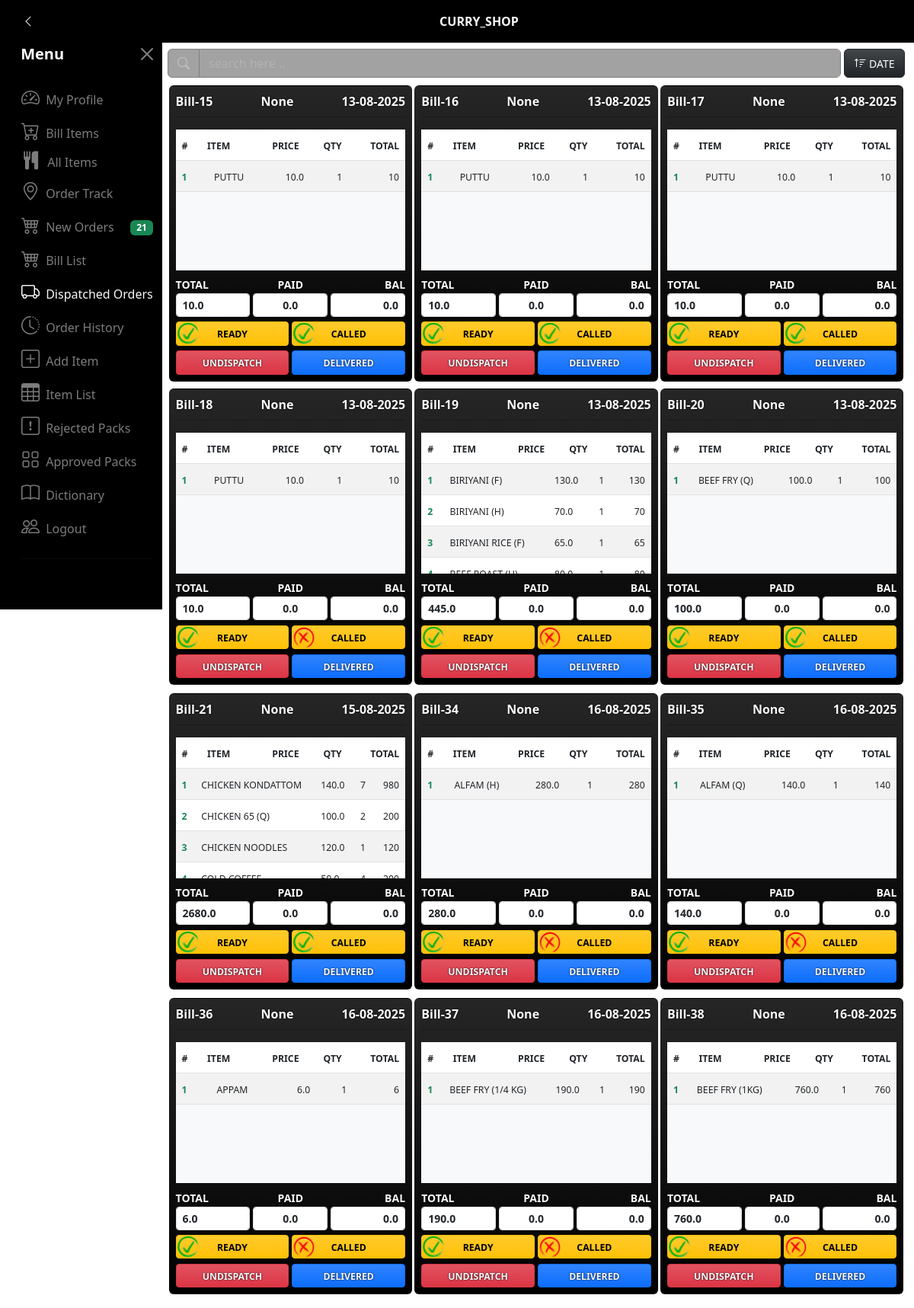
Page /dispatched_list (signed in) on the earlier database version.
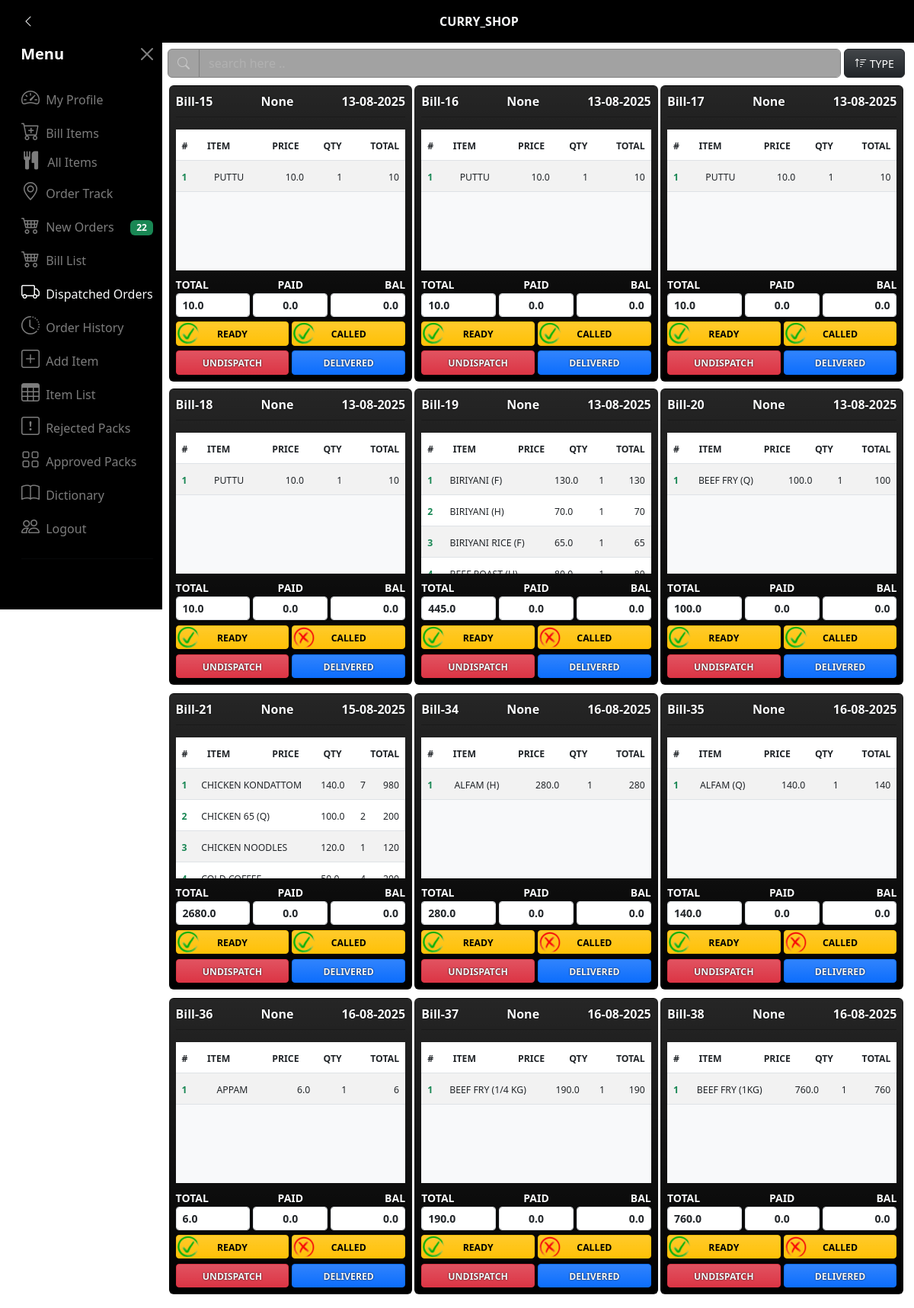
Same page on the later database version.
### app_dictionary/models.py (models this page shows, shortened)
class ProfileModel(models.Model):
    user = models.ForeignKey(User,on_delete=models.CASCADE,blank=True,null=True)
    order_filter_choices = (
        ('date','date'),
        ('type','type')
    )
    order_filter = models.CharField(max_length=255,default='type',choices=order_filter_choices)
    order_sort_choices = (
        ('accending','accending'),
        ('deccending','deccending')
    )
    order_sort = models.CharField(max_length=255,default='accending',choices=order_sort_choices)
    navbar_icon_closed = models.BooleanField(default=False)

### app_dictionary/views.py (the view)
# urls.py: path('dispatched_list',views.dispatched_list,name='dispatched_list'),
@login_required
def dispatched_list(request):
    bills = BillModel.objects.filter(dispatched_status='dispatched').exclude(delevered_status='delevered')
    new_bill_count = BillModel.objects.filter(accept_status='notaccepted').count()
    bills,itemlist,user_data,profile = date_sort(request,bills)
    return render(request,'curry_shop_dispatched_list.html',{'bills':bills,
                                                            'itemlist':itemlist,
                                                            "user_data":user_data,
                                                            "profile":profile,
                                                            'new_bill_count':new_bill_count})

### app_dictionary/views.py (called while the page is built)
@login_required
def date_sort(request,bills):
    user = request.user
    try:
        profile = ProfileModel.objects.get(user=user.id)
    except ProfileModel.DoesNotExist:
        return None,None,None,None
    if profile.order_filter == 'date':
        if profile.order_sort == 'accending':
            bills = bills.order_by('ordered_time')
        else:
            bills = bills.order_by('-ordered_time')
    itemlist = ItemlistModel.objects.filter(bill__in=bills)
    user_data = User.objects.get(id=user.id)
    return bills,itemlist,user_data,profile

### app_dictionary/templates/curry_shop_dispatched_list.html (shortened to what the changed rows need)
{% extends 'curry_shop_base2.html' %}
{% load crispy_forms_tags %}
{% load custom_filter %}
{% load static %}
{% block body_block %}
    <div class="container padd-marg-mob-0">
        <div class="d-flex">
            <div>
                <a class="btn btn-dark bg-gradient font_size1 btn_width2" href="{% url 'change_filter' %}"><span class="bi bi-sort-up"></span><small> {{ profile.order_filter|upper }}</small></a>
            </div>
        </div>
        {% if bills %}
            <div class="container1">
            {% for bill in bills %}
            <div class="container1_tems billbox ">
                <div class="card b_s bill_box_padding mt-2 bg-gradient" style="background-color: black;">
                    <table class="table table-striped table-hover table-overflow mt-0 mb-0">
                        <thead class="bg-success">
                            <th class="ps-2 text_size"><small><small>#</small></small></th>
                            <th class="ps-2 text_size"><small><small>ITEM</small></small></th>
                            <th class="ps-2 text-end text_size"><small><small>PRICE</small></small></th>
                            <th class="ps-2 text-end text_size"><small><small>QTY</small></small></th>
                            <th class="text-end pe-2 text_size"><small><small>TOTAL</small></small></th>
                        </thead>
                    </table>
                    </div>
                </div>
            {% endfor %}
            </div>
        {% else %}
        <h4 class="bg-success p-2 text-center text-light rounded mb-4 py-5">No Bills</h4>
        {% endif %}
    </div>
    </div>
    </div>
{% endblock %}

Differences in the rows shown:
changed ProfileModel: order_filter "DATE" → "TYPE"
Other differences:
{{ new_bill_count }}: "21" → "22"
